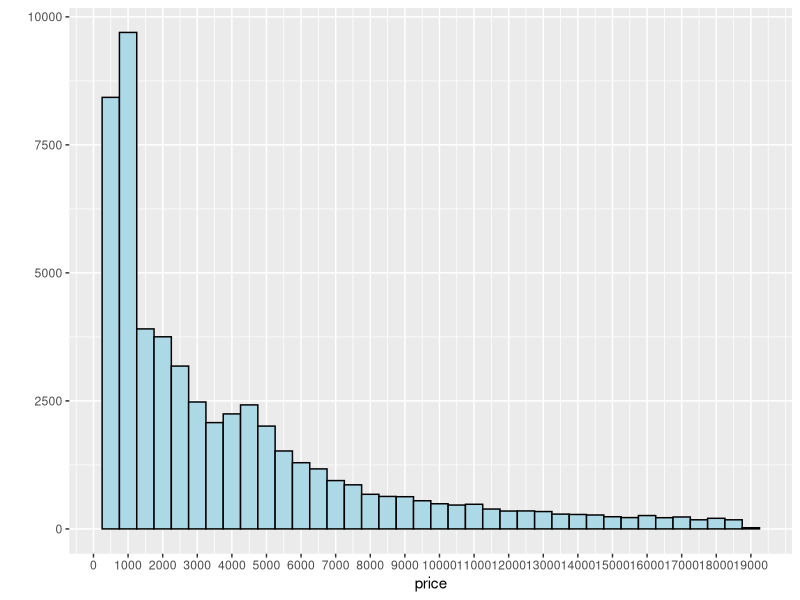
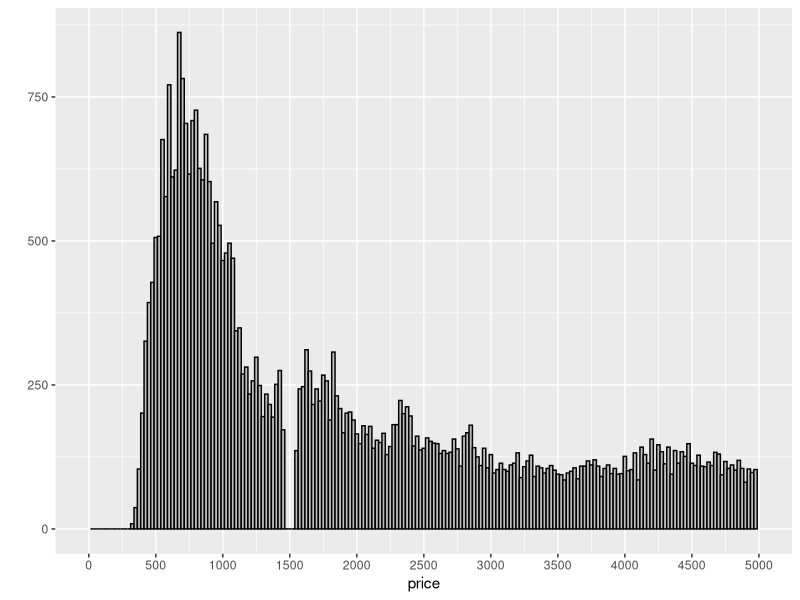
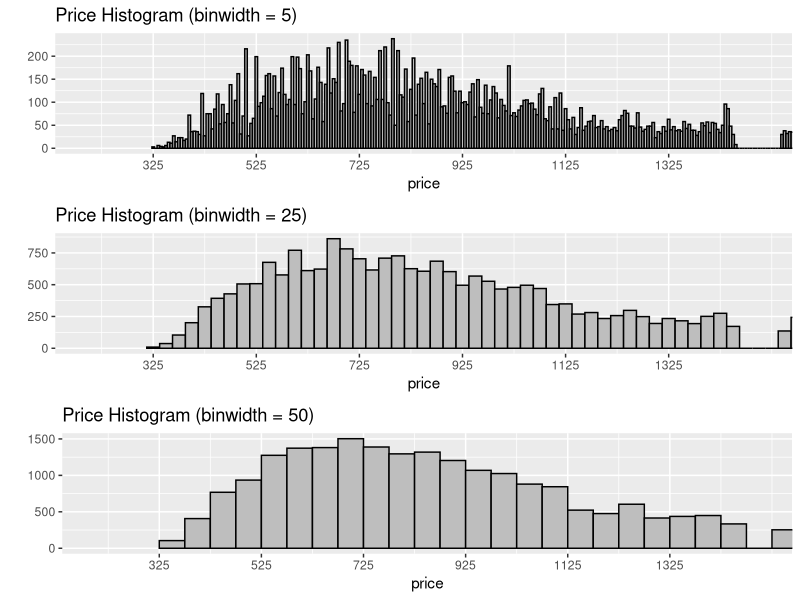
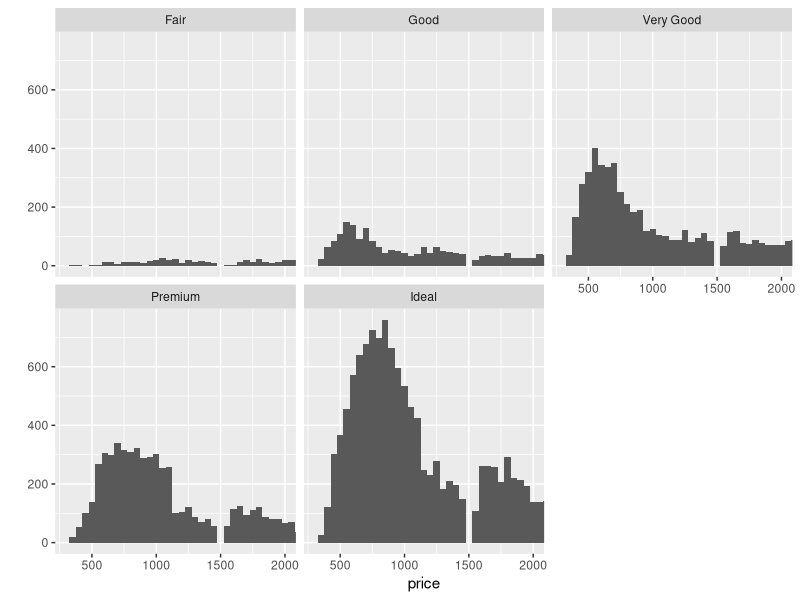
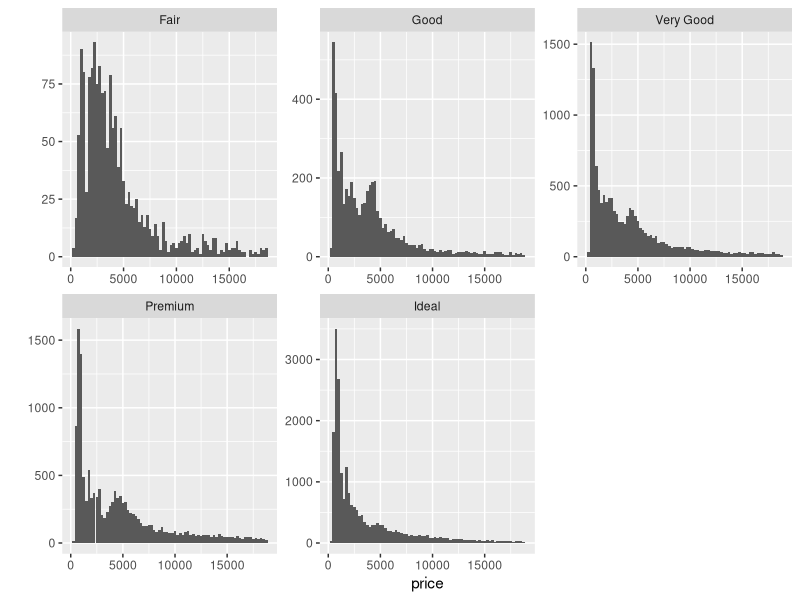
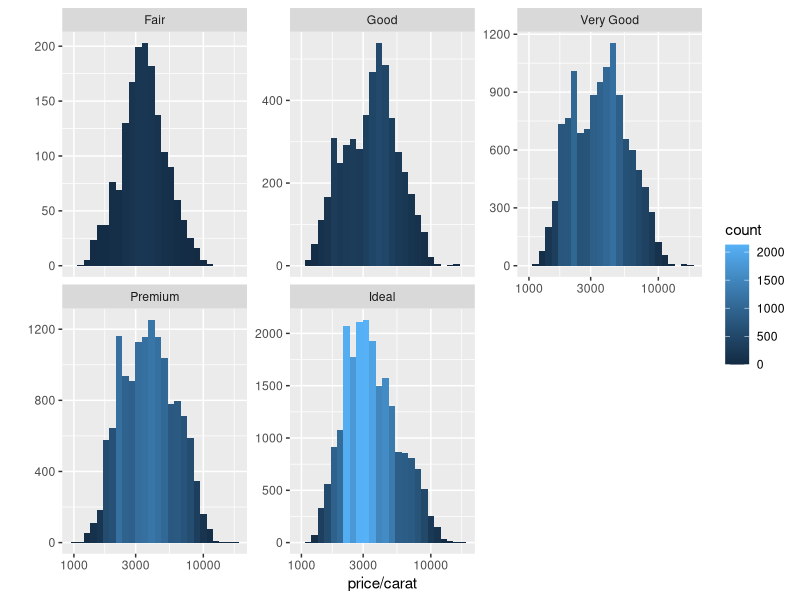
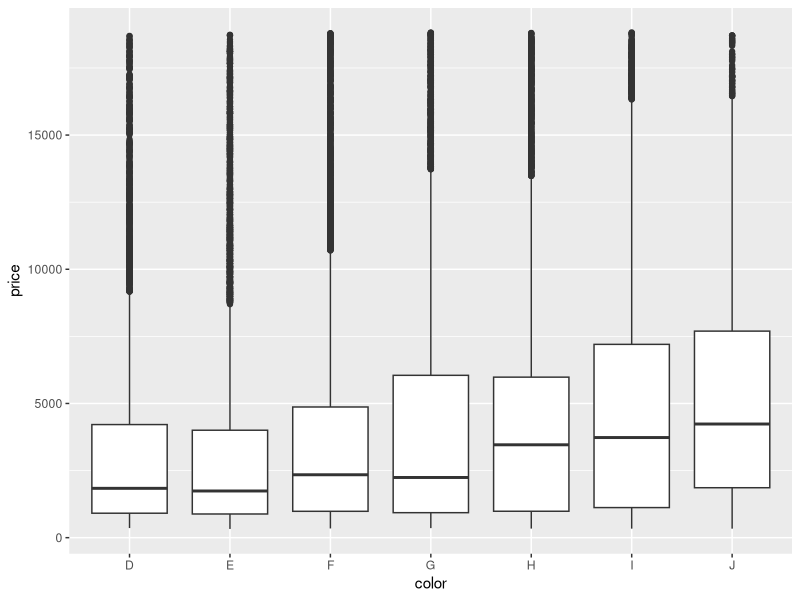
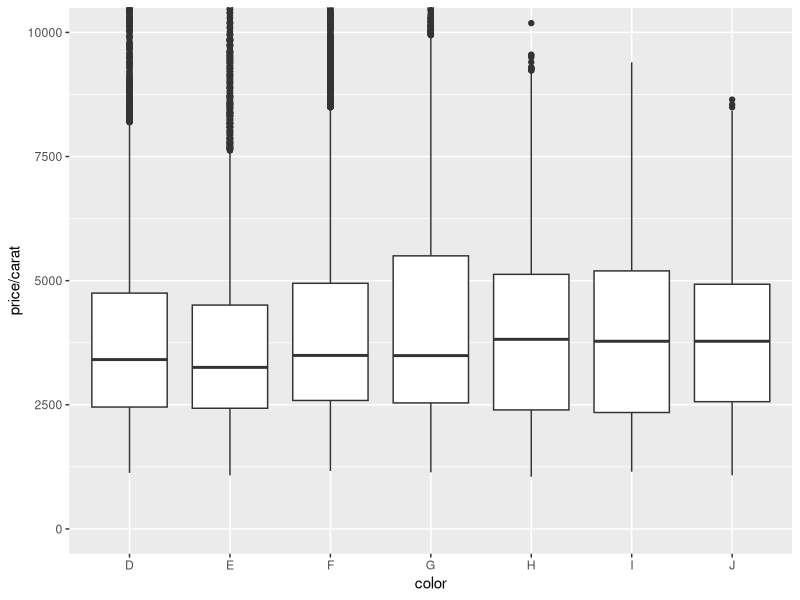

The R script that drew these images, in order:
## ---- chunk 1
library(ggplot2)
data(diamonds)
?diamonds

str(diamonds)
## ---- chunk 2
qplot(x = price, data = diamonds, binwidth = 500,
      color = I('black'), fill = I('light blue')) + 
  scale_x_continuous(breaks = seq(0,19000, 1000))
## ---- chunk 3
summary(diamonds$price)
## ---- chunk 4
dim(subset(diamonds, price < 500))[1]
## ---- chunk 5
dim(subset(diamonds, price < 250))[1]
## ---- chunk 6
dim(subset(diamonds, price >= 15000))[1]
## ---- chunk 7
qplot(x = price, data = diamonds, binwidth = 25,
      color = I('black'), fill = I('grey')) +
  scale_x_continuous(breaks=seq(0,5000, 500), limits=c(0,5000))
## ---- chunk 8
library(gridExtra)

p1 <- qplot(x = price, data = diamonds, binwidth = 5,
      color = I('black'), fill = I('grey'),
      main = "Price Histogram (binwidth = 5)") +
  scale_x_continuous(breaks=seq(325,1500, 200)) + 
  coord_cartesian(xlim = c(200,1500))

p2 <- qplot(x = price, data = diamonds, binwidth = 25,
      color = I('black'), fill = I('grey'),
      main = "Price Histogram (binwidth = 25)") +
  scale_x_continuous(breaks=seq(325,1500, 200)) + 
  coord_cartesian(xlim = c(200,1500))

p3 <- qplot(x = price, data = diamonds, binwidth = 50,
      color = I('black'), fill = I('grey'),
      main = "Price Histogram (binwidth = 50)") +
  scale_x_continuous(breaks=seq(325,1500, 200)) + 
  coord_cartesian(xlim = c(200,1500))

grid.arrange(p1,p2,p3)
## ---- chunk 9
summary(subset(diamonds$price, diamonds$price > 325 & diamonds$price <=1500))
## ---- chunk 10
qplot(x = price, data = diamonds, binwidth = 50)+
  facet_wrap(~cut) +
  coord_cartesian(xlim = c(300, 2000))
## ---- chunk 11
by(diamonds$price, diamonds$cut, max)
## ---- chunk 12
by(diamonds$price, diamonds$cut, min)
## ---- chunk 13
by(diamonds$price, diamonds$cut, median)
## ---- chunk 14
by(diamonds$price, diamonds$cut, summary)
## ---- chunk 15
qplot(x = price, data = diamonds, binwidth=250) + 
  facet_wrap(~cut, scales = 'free')
## ---- chunk 16
qplot(x = price/carat, data = diamonds, binwidth = .05,
      fill=..count..) +
  facet_wrap(~cut, scales='free_y') +
  scale_x_log10()
## ---- chunk 17
by(diamonds$price, diamonds$color, summary)

qplot(x = color, y = price, data = diamonds,
      geom = 'boxplot')
## ---- chunk 18
by(diamonds$price, diamonds$color, summary)
## ---- chunk 19
IQR(subset(diamonds, color == 'D')$price)
## ---- chunk 20
IQR(subset(diamonds, color == 'J')$price)
## ---- chunk 21
by(diamonds$price/diamonds$carat, diamonds$color, summary)

qplot(x = color, y = price/carat, data = diamonds,
      geom = 'boxplot') + 
  coord_cartesian(ylim=c(0,10000))

qplot(x = color, y = price/carat, data = diamonds,
      geom = 'boxplot')
## ---- chunk 22
summary(diamonds$carat)
subset.diamonds <- subset(diamonds, carat > 0.4 & carat < 1.05)

qplot(x = color, y = price/carat, data = subset.diamonds,
    geom = 'boxplot') + 
  coord_cartesian(ylim=c(1500,5000))
## ---- chunk 23
qplot(x = carat, data = diamonds, geom = 'freqpoly', binwidth = 0.1,
      main = "Carat Frequency polygon ( binwidth = 0.1)") +
  scale_x_continuous(breaks = seq(0,5,.1)) +
geom_abline(intercept = 2000, slope = 0, color = 'red', size = 1, lty = 'dashed')

qplot(x = carat, data = diamonds, geom = 'freqpoly', binwidth = 0.01,
      main = "Carat Frequency polygon ( binwidth = 0.01)") +
  scale_x_continuous(breaks = seq(1,1.1,.01)) +
  coord_cartesian(xlim=c(1,1.1))+
geom_abline(intercept = 2000, slope = 0, color = 'red', size = 1, lty = 'dashed')
